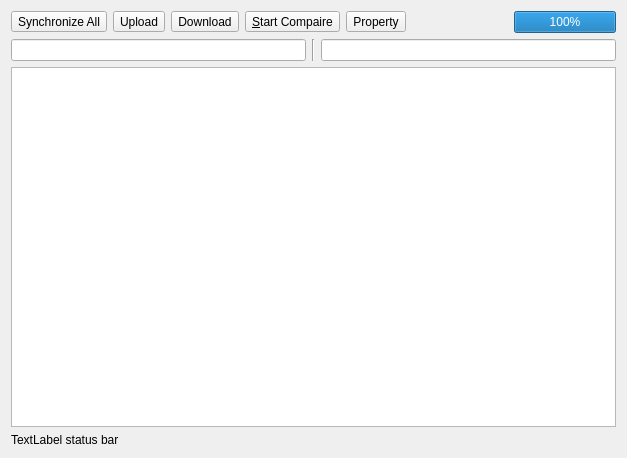
<?xml version="1.0" encoding="UTF-8"?>
<ui version="4.0">
 <class>SynchronizeWindow</class>
 <widget class="QWidget" name="SynchronizeWindow">
  <property name="geometry">
   <rect>
    <x>0</x>
    <y>0</y>
    <width>627</width>
    <height>458</height>
   </rect>
  </property>
  <property name="windowTitle">
   <string>Form</string>
  </property>
  <layout class="QVBoxLayout">
   <item>
    <layout class="QHBoxLayout">
     <item>
      <widget class="QToolButton" name="toolButton">
       <property name="text">
        <string>Synchronize All</string>
       </property>
      </widget>
     </item>
     <item>
      <widget class="QToolButton" name="toolButton_2">
       <property name="text">
        <string>Upload</string>
       </property>
      </widget>
     </item>
     <item>
      <widget class="QToolButton" name="toolButton_3">
       <property name="text">
        <string>Download</string>
       </property>
      </widget>
     </item>
     <item>
      <widget class="QToolButton" name="toolButton_4">
       <property name="text">
        <string>&amp;Start Compaire</string>
       </property>
      </widget>
     </item>
     <item>
      <widget class="QToolButton" name="toolButton_5">
       <property name="text">
        <string>Property</string>
       </property>
      </widget>
     </item>
     <item>
      <spacer>
       <property name="orientation">
        <enum>Qt::Horizontal</enum>
       </property>
       <property name="sizeHint" stdset="0">
        <size>
         <width>40</width>
         <height>20</height>
        </size>
       </property>
      </spacer>
     </item>
     <item>
      <widget class="QProgressBar" name="progressBar">
       <property name="value">
        <number>100</number>
       </property>
      </widget>
     </item>
    </layout>
   </item>
   <item>
    <layout class="QHBoxLayout">
     <item>
      <widget class="QLineEdit" name="lineEdit"/>
     </item>
     <item>
      <widget class="Line" name="line">
       <property name="orientation">
        <enum>Qt::Vertical</enum>
       </property>
      </widget>
     </item>
     <item>
      <widget class="QLineEdit" name="lineEdit_2"/>
     </item>
    </layout>
   </item>
   <item>
    <widget class="QTreeView" name="treeView">
     <property name="contextMenuPolicy">
      <enum>Qt::CustomContextMenu</enum>
     </property>
     <property name="toolTip">
      <string>&lt;html&gt;&lt;head&gt;&lt;meta name=&quot;qrichtext&quot; content=&quot;1&quot; /&gt;&lt;style type=&quot;text/css&quot;&gt;
p, li { white-space: pre-wrap; }
&lt;/style&gt;&lt;/head&gt;&lt;body style=&quot; font-family:'宋体'; font-size:9pt; font-weight:400; font-style:normal;&quot;&gt;
&lt;p style=&quot; margin-top:0px; margin-bottom:0px; margin-left:0px; margin-right:0px; -qt-block-indent:0; text-indent:0px;&quot;&gt;Name | Description | Status&lt;/p&gt;&lt;/body&gt;&lt;/html&gt;</string>
     </property>
     <property name="selectionMode">
      <enum>QAbstractItemView::ExtendedSelection</enum>
     </property>
    </widget>
   </item>
   <item>
    <widget class="QLabel" name="label">
     <property name="text">
      <string>TextLabel status bar</string>
     </property>
    </widget>
   </item>
  </layout>
 </widget>
 <resources/>
 <connections/>
</ui>
